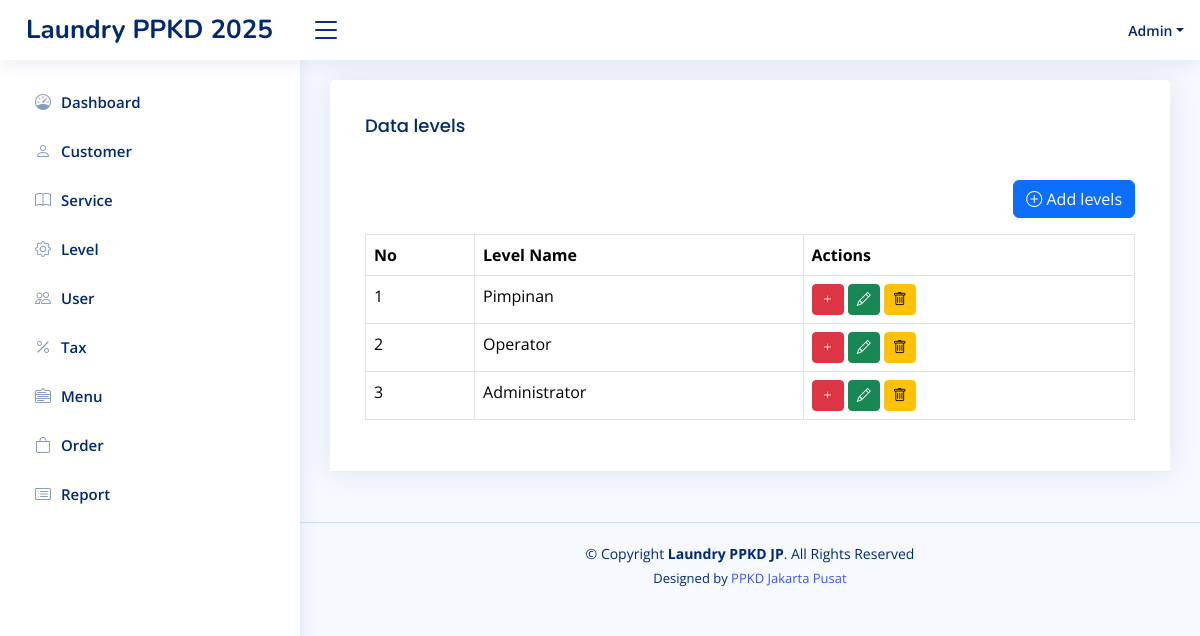
/home.php?page=level (signed in), run on the app's committed database.
### tables this page shows
CREATE TABLE `level_menus` (
  `id` int(11) NOT NULL,
  `level_id` int(11) NOT NULL,
  `menu_id` int(11) NOT NULL,
  `created_at` timestamp NOT NULL DEFAULT current_timestamp(),
  `updated_at` timestamp NULL DEFAULT NULL ON UPDATE current_timestamp()
);

CREATE TABLE `menus` (
  `id` int(11) NOT NULL,
  `name` varchar(30) NOT NULL,
  `icon` varchar(30) NOT NULL,
  `link` varchar(30) NOT NULL,
  `order` int(11) NOT NULL,
  `created_at` timestamp NOT NULL DEFAULT current_timestamp(),
  `updated_at` timestamp NULL DEFAULT NULL ON UPDATE current_timestamp()
);

CREATE TABLE `levels` (
  `id` int(11) NOT NULL,
  `name` varchar(100) NOT NULL,
  `created_at` timestamp NOT NULL DEFAULT current_timestamp(),
  `updated_at` timestamp NULL DEFAULT NULL ON UPDATE current_timestamp()
);

### pages/level.php (the view, shortened to what this page needs)
<?php
$q_levels = mysqli_query($config, "SELECT  * FROM levels ORDER BY id DESC");
$levels = mysqli_fetch_all($q_levels, MYSQLI_ASSOC);
?>
<!DOCTYPE html>
<html lang="en">
<head>
</head>
<body>
    <div class="row">
        <div class="col-sm-12">
            <div class="card">
                <div class="card-header">
                    <div class="card-body">
                        <h3 class="card-title">Data levels</h3>
                    </div>
                    <div class="card-body">
                        <div class="d-flex mb-3 justify-content-end">
                            <a href="?page=tambah-level" class="btn btn-primary">
                                <i class="bi bi-plus-circle"></i> Add levels
                            </a>
                        </div>
                        <table class="table table-bordered">
                            <tr>
                                <th>No</th>
                                <th>Level Name</th>
                                <th>Actions</th>
                            </tr>
                            <?php
                            foreach ($levels as $key => $level) {
                            ?>
                                <tr>
                                    <td><?php echo $key + 1 ?></td>
                                    <td><?php echo $level['name'] ?></td>
                                    <td>
                                        <a class="btn btn-danger btn-sm"
                                            href="?page=add-role-menu&edit=<?= $level['id'] ?>">
                                            <i class="bi bi-plus"></i>
                                        </a>
                                        <a class="btn btn-success btn-sm"
                                            href="?page=tambah-level&edit=<?= $level['id'] ?>">
                                            <i class="bi bi-pencil"></i>
                                        </a>
                                        <form class="d-inline" action="?page=level&delete=<?= $level['id'] ?>" method="post"
                                            onclick="return confirm('Are you sure you want to delete?')">
                                            <button type="submit" class="btn btn-warning btn-sm">
                                                <i class="bi bi-trash"></i>
                                            </button>
                                        </form>
                                    </td>
                                </tr>
                            <?php
                            }
                            ?>
                        </table>
                    </div>
                </div>
            </div>
        </div>
    </div>
</body>
</html>

### inc/sidebar.php
<?php
$level_id = $_SESSION['LEVEL_ID'] ?? '';
$querylevelMenu = mysqli_query($config, "SELECT * FROM menus JOIN level_menus ON menus.id = level_menus.menu_id WHERE level_id = '$level_id' ORDER BY `order` ASC");
$rowLevelMenus = mysqli_fetch_all($querylevelMenu, MYSQLI_ASSOC);
?>
<aside id="sidebar" class="sidebar">
    <ul class="sidebar-nav" id="sidebar-nav">
        <?php foreach ($rowLevelMenus as $rowLevelMenu): ?>
            <li class="nav-item">
                <a class="nav-link collapsed" href="?page=<?= $rowLevelMenu['link'] ?>">
                    <i class="<?= $rowLevelMenu['icon'] ?>"></i>
                    <span><?= $rowLevelMenu['name'] ?></span>
                </a>
            </li>
        <?php endforeach ?>
</aside>

### assets/css/style.css (style rules this page uses)
:root { scroll-behavior: smooth; }
body { font-family: "Open Sans", sans-serif; background: #f6f9ff; color: #444444; }
a { color: #4154f1; text-decoration: none; }
h1, h2, h3, h4, h5, h6 { font-family: "Nunito", sans-serif; }
.card { margin-bottom: 30px; border: none; border-radius: 5px; box-shadow: 0px 0 30px rgba(1, 41, 112, 0.1); }
.card-header, .card-footer { border-color: #ebeef4; background-color: #fff; color: #798eb3; padding: 15px; }
.card-title { padding: 20px 0 15px 0; font-size: 18px; font-weight: 500; color: #012970; font-family: "Poppins", sans-serif; }
.card-body { padding: 0 20px 20px 20px; }
.sidebar { position: fixed; top: 60px; left: 0; bottom: 0; width: 300px; z-index: 996; transition: all 0.3s; padding: 20px; overflow-y: auto; scrollbar-width: thin; scrollbar-color: #aab7cf transparent; box-shadow: 0px 0px 20px rgba(1, 41, 112, 0.1); background-color: #fff; }
.sidebar-nav { padding: 0; margin: 0; list-style: none; }
.sidebar-nav li { padding: 0; margin: 0; list-style: none; }
.sidebar-nav .nav-item { margin-bottom: 5px; }
.sidebar-nav .nav-link { display: flex; align-items: center; font-size: 15px; font-weight: 600; color: #4154f1; transition: 0.3; background: #f6f9ff; padding: 10px 15px; border-radius: 4px; }
.sidebar-nav .nav-link i { font-size: 16px; margin-right: 10px; color: #4154f1; }
.sidebar-nav .nav-link.collapsed { color: #012970; background: #fff; }
.sidebar-nav .nav-link.collapsed i { color: #899bbd; }

### data on the page
level_menus: menu.name "Dashboard"
level_menus: menu.name "Customer"
level_menus: menu.name "Service"
level_menus: menu.name "Level"
level_menus: menu.name "User"
level_menus: menu.name "Tax"
level_menus: menu.name "Menu"
level_menus: menu.name "Order"
level_menus: menu.name "Report"
levels: name "Pimpinan"
levels: name "Operator"
levels: name "Administrator"

### other printed values
$_SESSION['NAME'] "Admin"
